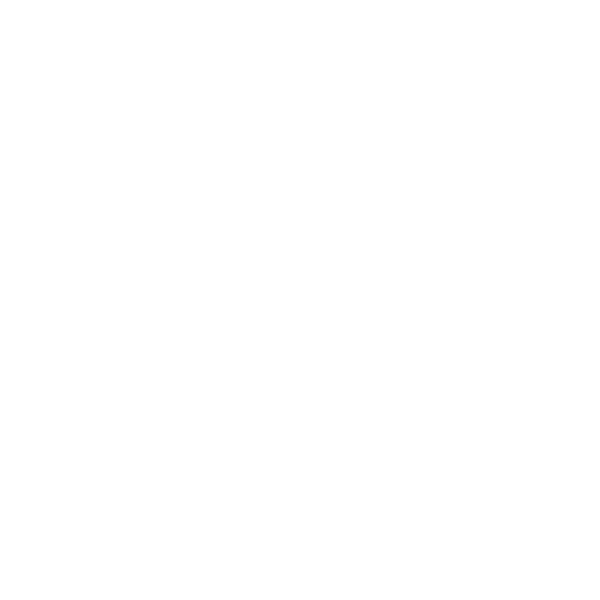
Frame 1 (no input)
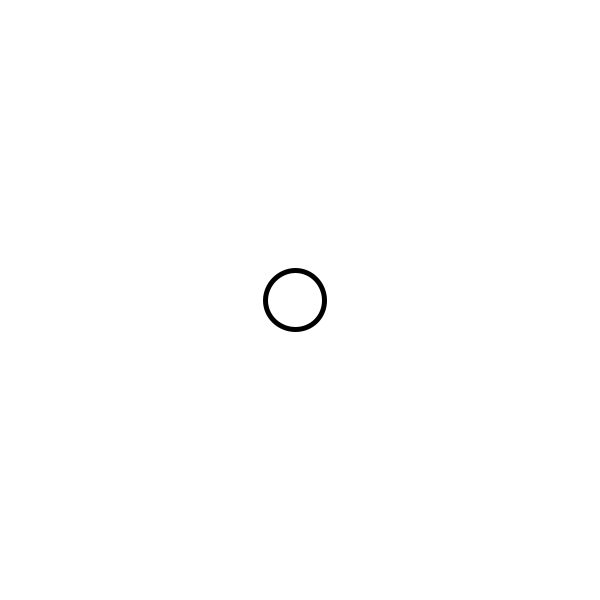
Frame 60 (the mouse pressed at the canvas centre just before this capture)
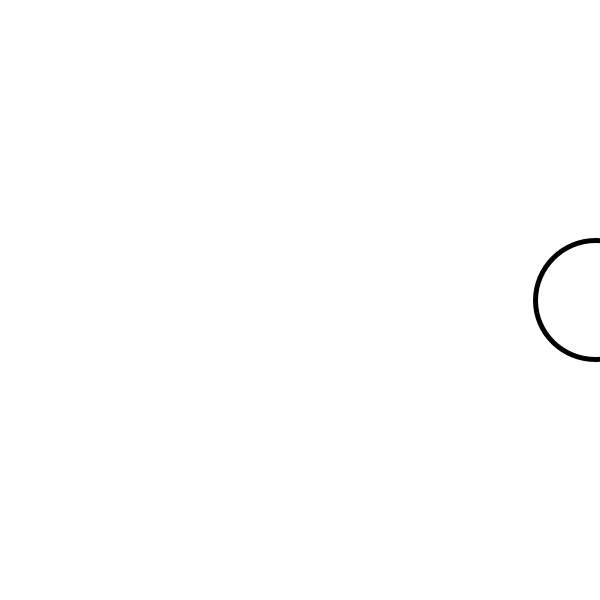
Frame 120 (the mouse held since frame 60 and released just before this capture)

The Processing sketch that drew these frames (run headless with seeded random() and noise(); from frame 60 on, the mouse is pressed at the canvas centre):

// Processing sketch: e
// ── e.pde
/*
Michael Guo
2-1
Feb 19
animation e
*/

int x;
int d;

void setup() {
  size(600, 600);
  x = 0;
  d = 0;
  strokeWeight(5);
}

void draw() {
  background(255);
  circle(x, 300, d);
  x = x + 5;
  d = d + 1;
  if(x > 700) {
    x = 0;
    d = 0;
  }
}
